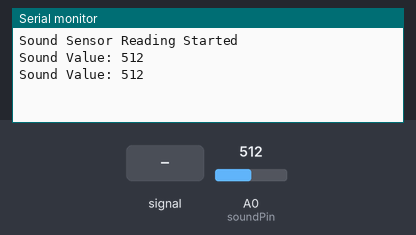
Recording of a sketch running on a simulated Arduino Uno, built with avr-gcc and run on an emulated ATmega328P. Shown: the last lines printed to the serial monitor. The inputs (shaded band) are chosen by the test bench; at power-on: A0 (soundPin) = 512.

Above: at 1.8 s.
1.9 s: A0 (soundPin) fed a 200 Hz sine of ±81 counts around its level
At 2.8 s:
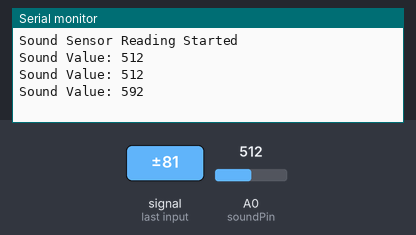
3.4 s: A0 (soundPin) set to 716
At 4.7 s:
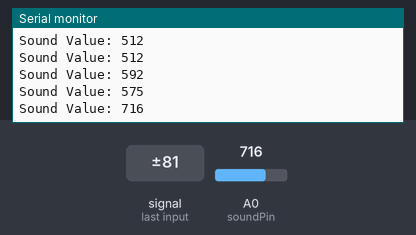
4.9 s: A0 (soundPin) fed a 1000 Hz sine of ±255 counts around its level
At 5.7 s:
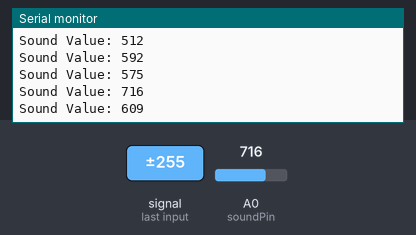
6.4 s: A0 (soundPin) set to 900
At 7.8 s:
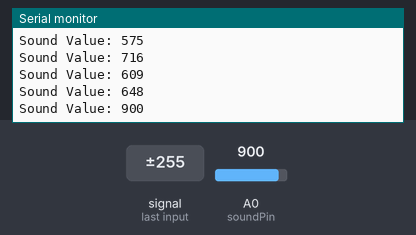
Timing chart, 0 to 8.9 s (numbered marks = the images above; inputs shaded):
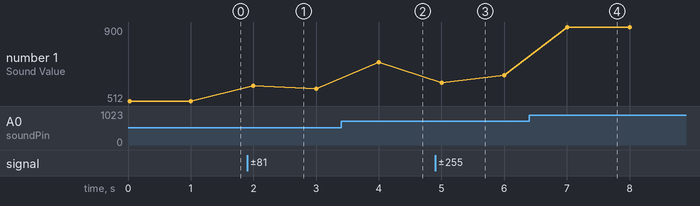

Measured:
- after the input at 1.9 s, the serial monitor: prints a new line after 0.10 s (image 1)
- after the input at 3.4 s, the serial monitor: prints a new line after 0.60 s (image 2)
- after the input at 4.9 s, the serial monitor: prints a new line after 0.10 s (image 3)
- after the input at 6.4 s, the serial monitor: prints a new line after 0.60 s (image 4)
- plotted number 1: 512 → 575 after the input at 1.9 s, 575 → 716 after the input at 3.4 s, 716 → 648 after the input at 4.9 s, 648 → 900 after the input at 6.4 s

The sketch:

Jun18e_Sound_AnalogLevel_Serial.ino
```cpp
int soundPin = A0;

void setup() {
  Serial.begin(9600);
  Serial.println("Sound Sensor Reading Started");
}

void loop() {
  int soundValue = analogRead(soundPin);

  Serial.print("Sound Value: ");
  Serial.println(soundValue);

  delay(1000);  // Read once every 1 second
}
```
